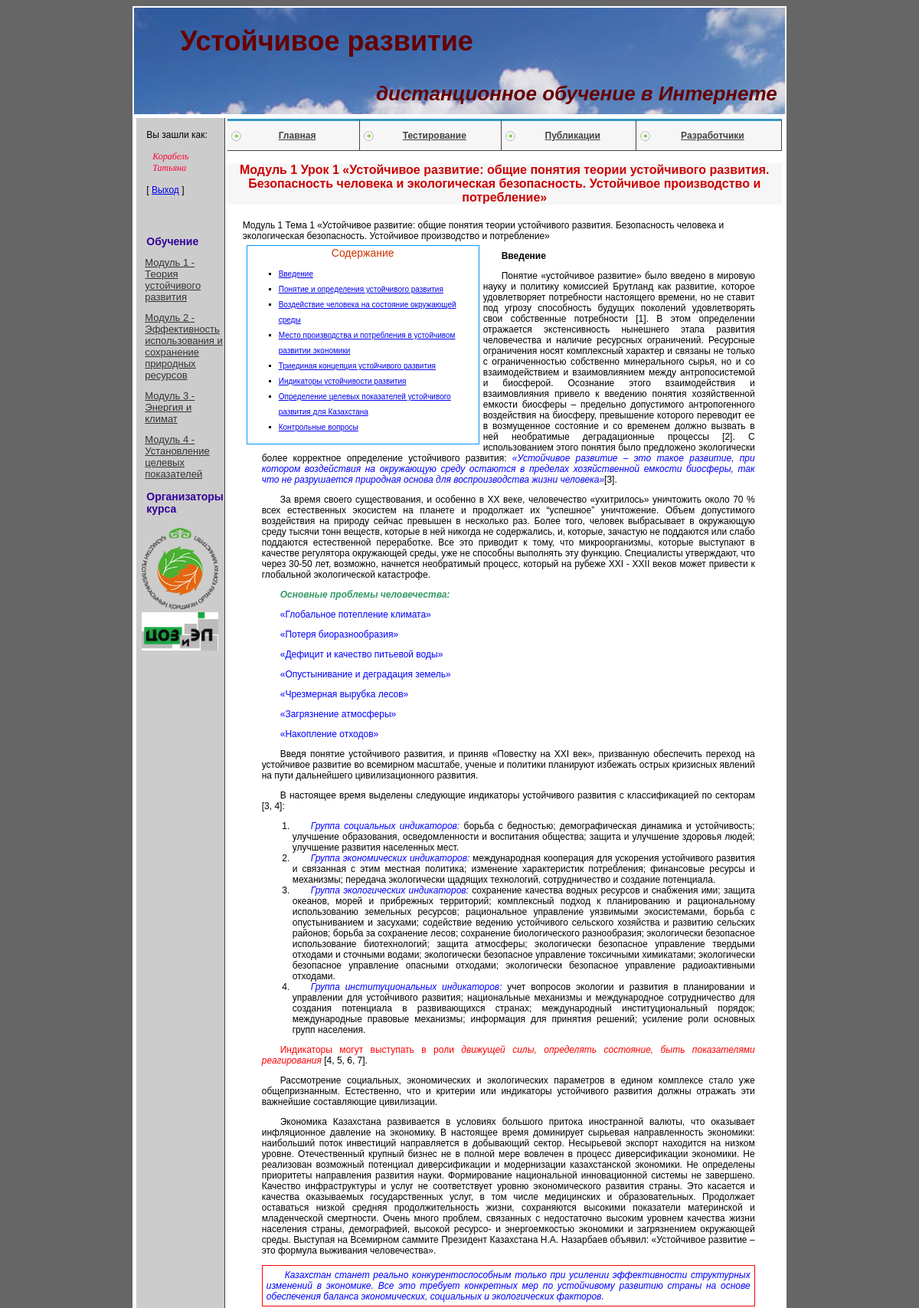
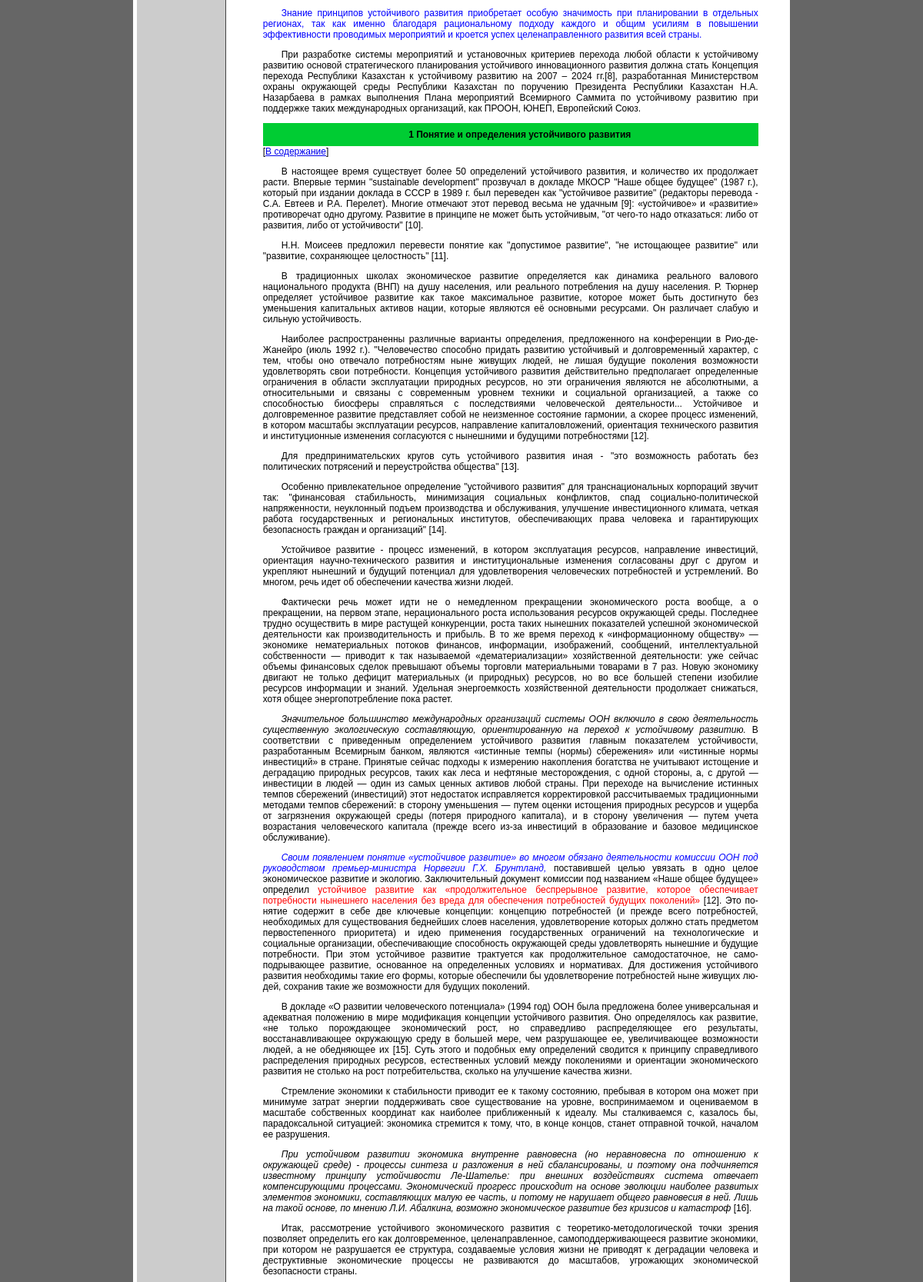
Page /project/view_lesson.php (signed in, upper part) on the committed database (2 pictures, top to bottom).
### tables this page shows
CREATE TABLE `modules` (
  `id` INTEGER(11) NOT NULL AUTO_INCREMENT,
  `title` VARCHAR(255) NOT NULL DEFAULT '',
  `meta_k` VARCHAR(250) NOT NULL DEFAULT '',
  `meta_d` VARCHAR(255) NOT NULL DEFAULT '',
  `text` TEXT NOT NULL,
  PRIMARY KEY (`id`)
);

CREATE TABLE `lessons` (
  `id` INTEGER(11) NOT NULL AUTO_INCREMENT,
  `module` INTEGER(3) NOT NULL,
  `meta_k` VARCHAR(255) NOT NULL DEFAULT '',
  `meta_d` VARCHAR(255) NOT NULL DEFAULT '',
  `description` TEXT NOT NULL,
  `text` LONGTEXT,
  `view` INTEGER(7) NOT NULL,
  `author` VARCHAR(100) NOT NULL DEFAULT '',
  `date` DATE NOT NULL,
  `mini_img` VARCHAR(255) NOT NULL DEFAULT '',
  `title` VARCHAR(255) NOT NULL DEFAULT '',
  PRIMARY KEY (`id`),
  FULLTEXT KEY `text` (`text`)
);

### project/view_lesson.php (the view, shortened to what this page needs)
<?session_start();
if (($_SESSION['login'])) {
  include("blocks/bd.php");
  if(!isset ($id)) {$id=1;}
  $result=mysql_query("select * FROM lessons WHERE id=$id",$db);
  if(mysql_num_rows($result)>0) {
      $myrow=mysql_fetch_array($result);
  }
  else {
      echo "<p> Информация не может быть извлечена, в таблице нет записей</p>";
      exit();
  }
  ?>
<!DOCTYPE html PUBLIC "-//W3C//DTD XHTML 1.0 Transitional//EN" "http://www.w3.org/TR/xhtml1/DTD/xhtml1-transitional.dtd">
<html xmlns="http://www.w3.org/1999/xhtml">
    <head>
        <link href="style.css" rel="stylesheet" type="text/css" />
    </head>
    <body>
     <table width="850" border="0" align="center" bgcolor="#FFFFFF" class="main_border">
      <?php include("blocks/header.php"); ?>
      <tr>
        <td valign="top"><table width="100%" border="0" align="center">
                        <tr>
                              <?php include("blocks/lefttd.php"); ?>
                            <td valign="top">
                                   <?php include("blocks/nav.php"); ?>
                                  <?php
                                  printf("<p class='post_title2'>%s</p>
								  <div class='margin_lesson'>
								  %s
								  </div>
								  <p class='post_view'>Просмотров: %s</p>",
                                      $myrow["title"], $myrow["text"], $myrow["view"]);
                                  ?>
                            </td>
                        </tr>
                    </table></td>
            </tr>
        </table>
    </body>
</html>
<?
}else{
      include 'procedures/if_not_auth.php';
       }
       ?>

### project/blocks/lefttd.php (shortened to what this page needs)
<td width="182" valign="top" class="left">
    <?php
    if (($_SESSION['login'])) {
        echo "<div class='loginMess'><br>Вы зашли как:</br>
		<br> <div class='nav_user'>$_SESSION[user_surname_name]</div></br>";
        ?>
        [ <a href='login.php?logout=1' onclick='return confirm("Выйти?")';>Выход</a> ]</div></br>
<?
        echo "<p>&nbsp;</p><div class='nav_title'>Обучение</div>";
        $result2=mysql_query("select * FROM  modules order by id",$db);
        if(mysql_num_rows($result2)>0) {
            $myrow_for_lessons=mysql_fetch_array($result2);
			echo "<div class='mod_block'>";
            do {
                printf("<p><a class='nav_link' href = 'view_modules.php?module=%s'>%s</a></p>",$myrow_for_lessons["id"],$myrow_for_lessons["title"]);
            }
            while ($myrow_for_lessons=mysql_fetch_array($result2));
echo "</div>";
        }
        else {
            echo "<p> Информация не может быть извлечена, в таблице нет записей</p>";
            exit();
        }
    }
    ?>
    <div class="nav_title">
  <p class="стиль1">Организаторы курса</p>
    </div>
<table align="center" border="0" width="100">
        <tr>
            <td><a class="org_link" href="http://www.eco.gov.kz/" title="Нажмите для перехода на сайт Министерства охраны охраны окружающей среды Республики Казахстан"><img src="img/logo_moos.png" width="100" height="106" alt="логотип Министерства охраны охраны окружающей среды Республики Казахстан"/></a></td>
    </tr>
        <tr>
            <td><a href="http://www.chp.kz/" title="Нажмите для перехода на сайт Центра охраны здоровья и экопроектирования"><img src="img/chp_kz.jpg" width="100" height="50" alt="логотип ЦОЗиЭП"/>
                </a></td>
        </tr>
    </table>
</td>

### project/style.css (style rules this page uses)
.nav_link { color:#333333; font-size:13px; margin-top:10px;margin-bottom:10px;margin-left:0px; border:1px hidden; }
.mod_block { margin-left:10px; }
.nav_title { text-align:left; margin-left:12px; font-size:14px; font-weight:bold; font-family:Verdana, Arial, Helvetica, sans-serif; color:#330099; }
.nav_user { text-align:left; margin-left:8px; font-size:12px; font-style:italic; font-family:"Times New Roman", Times, serif; color:#FF0033; }
.loginMess { margin-left:12px; }
body { font-family: Verdana, Arial, Helvetica, sans-serif; font-size:12px; background-color: #666666; }
.left { background-color:#CCCCCC; border-right:1px solid #424242; }
.post_title2 { font-size:16px; font-weight:bold; color:#cc0000; text-align:center; background-color:#f6f6f6; }
.content_lesson { border:1px solid #0099FF; margin:5px; width:300px; float:left; padding: 1px; text-align: left; }
ul.content_list { list-style:square; font-size:10px; line-height:20px; }
.content_title { text-align:center; font-size:14px; color:#CC3300; }
.content_lesson_gen { border: hidden; margin-left:25px; margin-right:15px; text-indent:2em; text-align:justify; }
.text_blue_color_italic { font-style:italic; color:#0000FF; }
.text_blue_color_italic_red_border { font-style:italic; color:#0000FF; border:1px solid #FF0000; padding:5px; }
.text_trava_color_italic_bold { font-style:italic; font-weight:bold; color:#339966; }
.text_blue_color { color:#0000FF; }
.text_red_color { color:#FF0000; }
.text_less_title { text-align:center; font-weight:bold; background-color:#00CC33; height:30px; line-height:30px; }
.margin_lesson { margin:20px; }

### rows in the picture
modules: title "Модуль 1 - Теория устойчивого развития"
modules: title "Модуль 2 - Эффективность использования и сохранение природных ресурсов"
modules: title "Модуль 3 - Энергия и климат"
modules: title "Модуль 4 - Установление целевых показателей"
lessons: title "Модуль 1 Урок 1 «Устойчивое развитие: общие понятия теории устойчивого развития. Безопасность человека и экологическая безопасность. Устойчивое производство и потребление»", text "Модуль 1 Тема 1 «Устойчивое развитие: общие понятия теории устойчивого развития. Безопасность человека и экологическая безопасность. Устойчивое производство и потребление» Содержание Введение Понятие и определения устойчивого развития Воздействие человека на состояние окружающей среды Место производства и потребления в устойчивом развитии экономики Триединая концепция устойчивого развития Индикаторы устойчивости развития Определение целевых показателей устойчивого развития для Казахстана Контрольные вопросы Введение Понятие «устойчивое развитие» было введено в мировую науку и политику комиссией Брутланд как развитие, которое удовлетворяет потребности настоящего времени, но не ставит под…"

### other values in the picture
$_SESSION[user_surname_name] "Корабель Татьяна"
